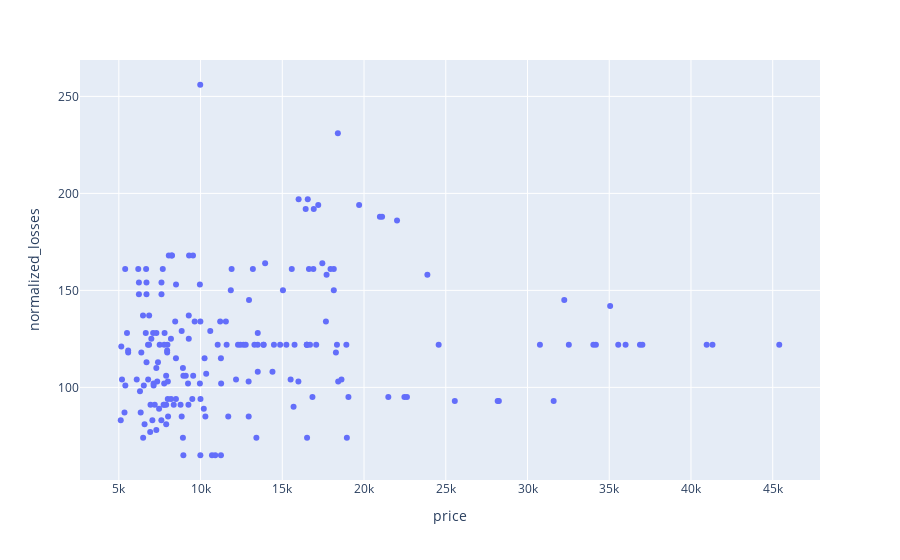

Notebook cell for this chart:
### Markdown cell above
### price with normalized_losses

### Code cell
fig = px.scatter(df, x="price", y='normalized_losses')
fig.show()

### Figure 1 — Plotly figure (JSON) as saved in the notebook; plotly's stock layout.template omitted (floating-point values rounded to 4 significant figures; data arrays with more than 128 entries replaced by an {"elided": "..."} marker saying what was removed)
{"data": [{"hovertemplate": "price=%{x}<br>normalized_losses=%{y}<extra></extra>", "legendgroup": "", "marker": {"color": "#636efa", "symbol": "circle"}, "mode": "markers", "name": "", "orientation": "v", "showlegend": false, "type": "scatter", "x": {"elided": "193 int values"}, "xaxis": "x", "y": {"elided": "193 int values"}, "yaxis": "y"}], "layout": {"autosize": true, "legend": {"tracegroupgap": 0}, "margin": {"t": 60}, "xaxis": {"anchor": "y", "autorange": true, "domain": [0, 1], "range": [2685.0, 47830.0], "title": {"text": "price"}, "type": "linear"}, "yaxis": {"anchor": "x", "autorange": true, "domain": [0, 1], "range": [50.21, 270.8], "title": {"text": "normalized_losses"}, "type": "linear"}}}
